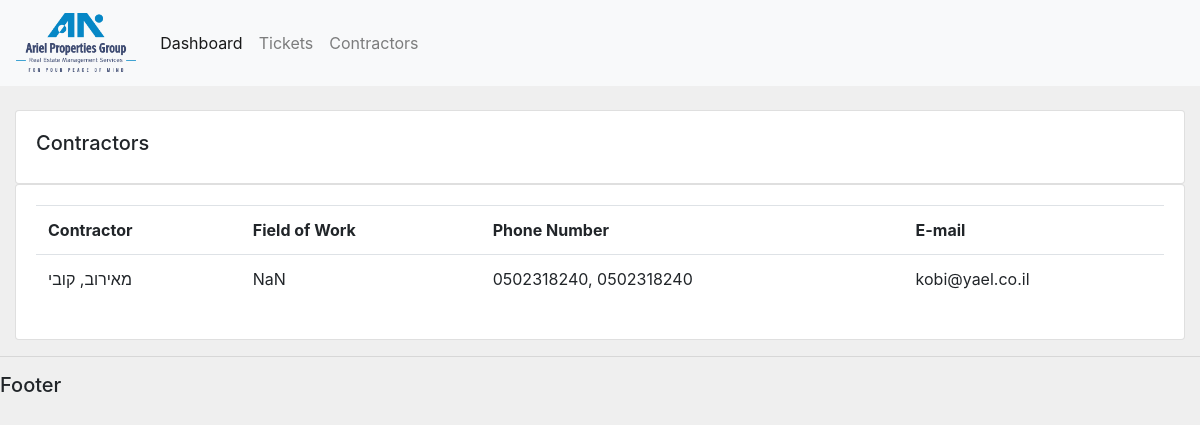
/contractors/1/, run on the app's committed database.
### accounts/models.py (models this page shows, shortened)
class Contractor(models.Model):
    first_name = models.CharField(max_length=50, null=False)
    last_name = models.CharField(max_length=50, null=False)
    email = models.CharField(max_length=100, null=False)
    cellphone = models.CharField(max_length=15, null=True)
    office_phone = models.CharField(max_length=15, null=True)
    field_of_work = models.CharField(max_length=50, null=False, default='NaN')
    date_created = models.DateTimeField(auto_now_add=True, null=False)

### accounts/views.py (the view)
# urls.py: path('contractors/<str:pk_id>/', views.contractors),
def contractors(request, pk_id):
    contractor = Contractor.objects.get(id=pk_id)
    return render(request, 'accounts/contractors.html', {'contractor': contractor})

### accounts/templates/accounts/contractors.html
{% extends 'accounts/main.html' %}
{% block content %}
<div class="container-fluid">
    <div class="row">
        <div class="col-md-12 col-xs-12">
            <div class="card card-body">
                <h5>Contractors</h5>
            </div>
            <div class="card card-body">
                <table class="table">
                    <tr>
                        <th>Contractor</th>
                        <th>Field of Work</th>
                        <th>Phone Number</th>
                        <th>E-mail</th>
                    </tr>
                    <tr>
                        <td>{{contractor.last_name}}, {{contractor.first_name}}</td>
                        <td>{{contractor.field_of_work}}</td>
                        <td>{{contractor.cellphone}}, {{contractor.office_phone}}</td>
                        <td>{{contractor.email}}</td>
                    </tr>
                </table>
            </div>
        </div>
    </div>
</div>
{% endblock %}

### static/css/style.css (style rules this page uses)
body { background-color: #efefef; }

### data on the page
Contractor: last_name "מאירוב", first_name "קובי", field_of_work "NaN", cellphone "0502318240", office_phone "0502318240", email "kobi@yael.co.il"
